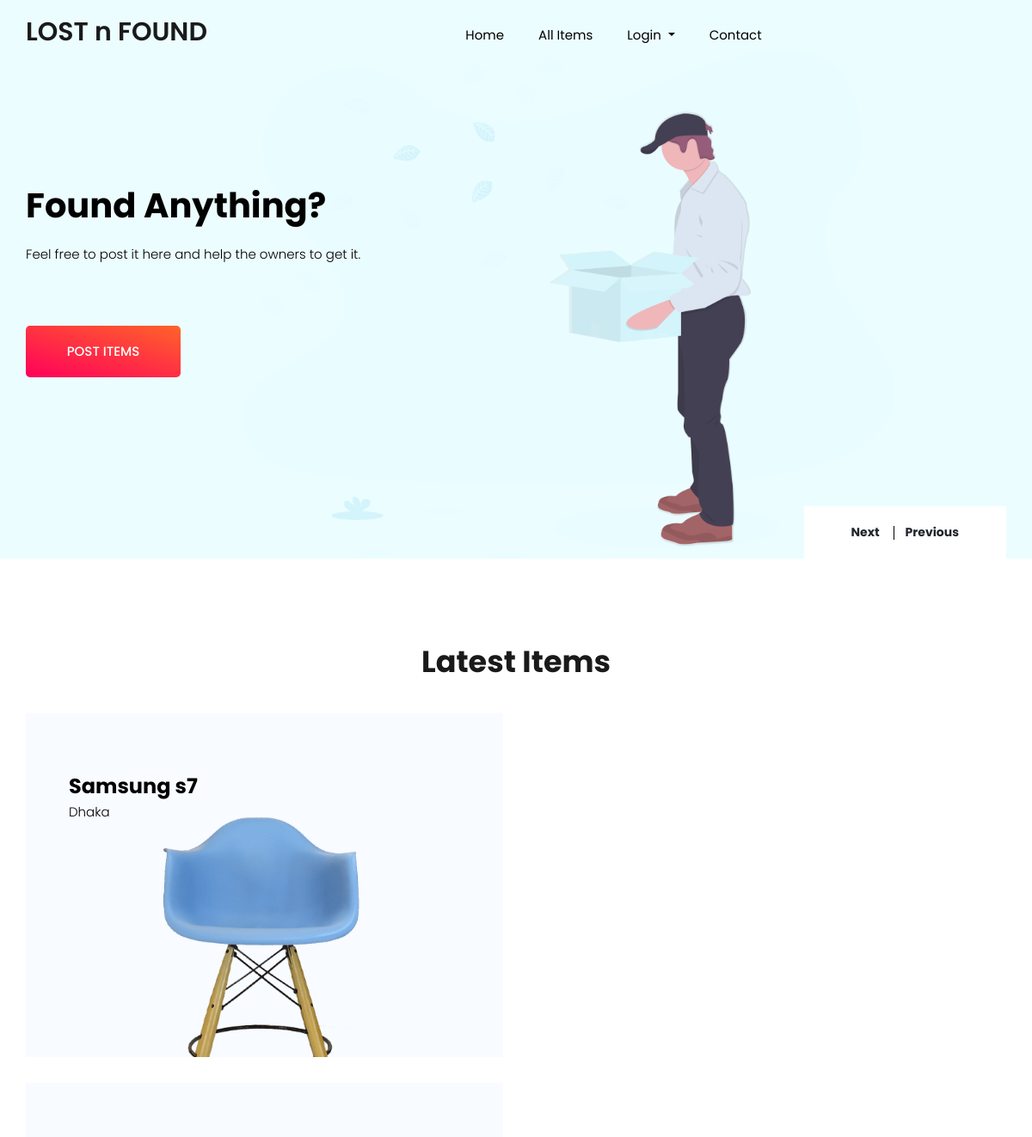
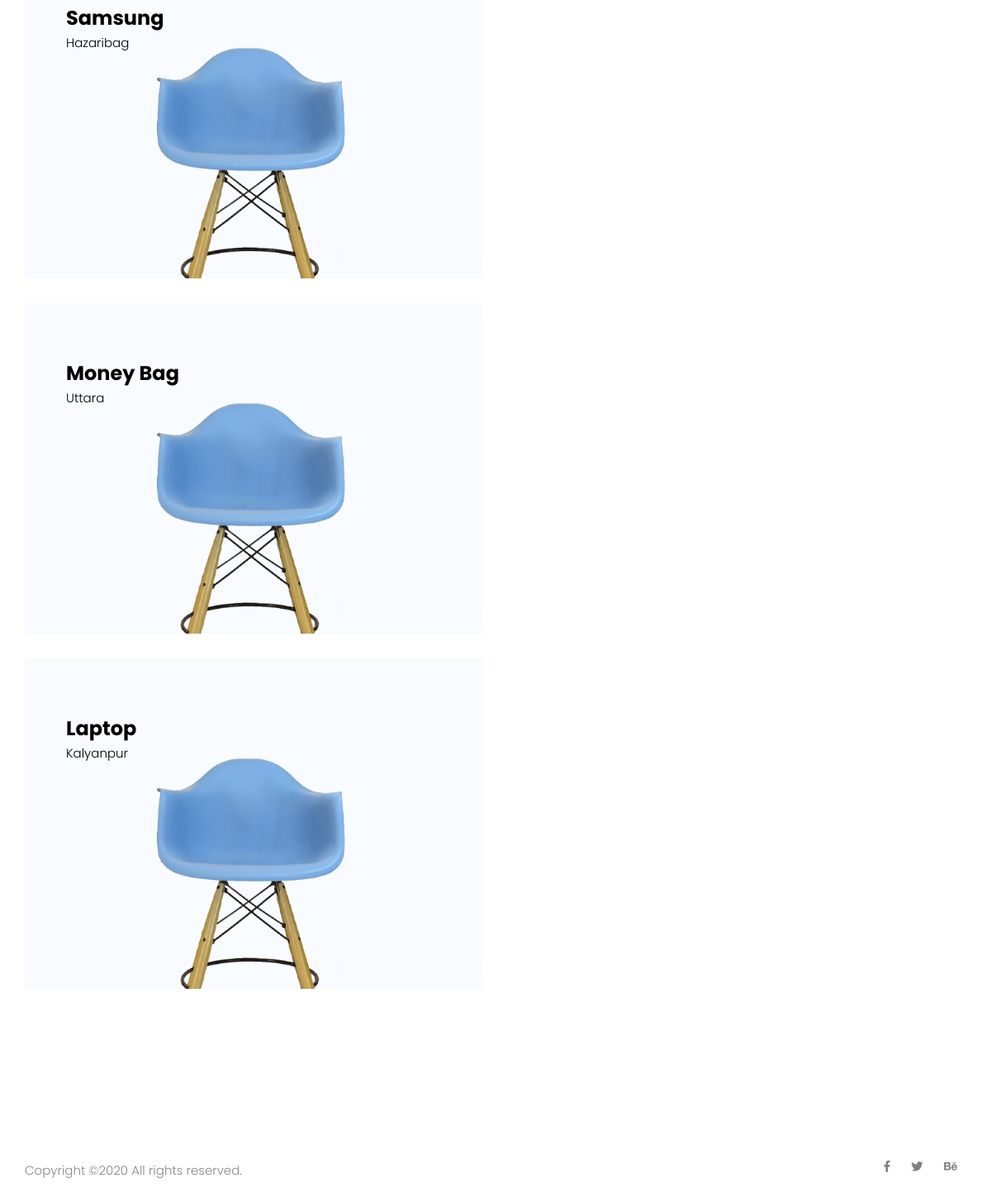
The page / on the database its author committed (2 pictures, top to bottom).
### tables this page shows
CREATE TABLE `items` (
  `itemname` text NOT NULL,
  `found_by` text NOT NULL,
  `contact` text NOT NULL,
  `location` text NOT NULL,
  `item_description` text NOT NULL,
  `item_img` text NOT NULL,
  `id` int(111) NOT NULL
);

### index.php (the view, shortened to what this page needs)
<?php include "header.php"; ?>
<section class="banner_part">
        <div class="container">
            <div class="row align-items-center">
                <div class="col-lg-12">
                    <div class="banner_slider owl-carousel">
                        <div class="single_banner_slider">
                            <div class="row">
                            <div class="banner_img d-none d-lg-block">
                                    <img src="img/banner_img.png" alt="">
                                </div>
                            <div class="col-lg-5 col-md-8">
                                    <div class="banner_text">
                                        <div class="banner_text_iner">
                                            <h1>Found Anything?
                                                </h1>
                                            <p>Feel free to post it here and help the owners to get it. </p>
                                            <a href="post-items.php" class="btn_2">POST ITEMS</a>
                                        </div>
                                    </div>
                                </div>
                            </div>
                        </div><div class="single_banner_slider">
                            <div class="row">
                                <div class="col-lg-5 col-md-8">
                                </div>
                            </div>
                        </div>
                    </div>
                </div>
            </div>
        </div>
    </section>
    <section class="feature_part padding_top">
        <div class="container">
            <div class="row justify-content-center">
                <div class="col-lg-8">
                    <div class="section_tittle text-center">
                        <h2>Latest Items</h2>
                    </div>
                </div>
            </div>
            <?php
                $sql            = "SELECT * from items";
                $items_detail   = mysqli_query($connect,$sql);
                while($row1 = mysqli_fetch_assoc($items_detail)){
            ?>
            <div class="row align-items-center justify-content-between">
                <div class="col-lg-6 col-sm-6">
                    <div class="single_feature_post_text">
                        <h3><?php echo $row1['itemname']; ?></h3>
                        <p><?php echo $row1['location']; ?></p>
                        <img src="img/feature/feature_1.png" alt="">
                    </div>
                </div>
            </div>
            <?php
            }
            ?>
        </div>
    </section>
<?php include "footer.php"; ?>

### rows shown on the page
items: itemname "Samsung s7", location "Dhaka"
items: itemname "Samsung", location "Hazaribag"
items: itemname "Money Bag", location "Uttara"
items: itemname "Laptop", location "Kalyanpur"
